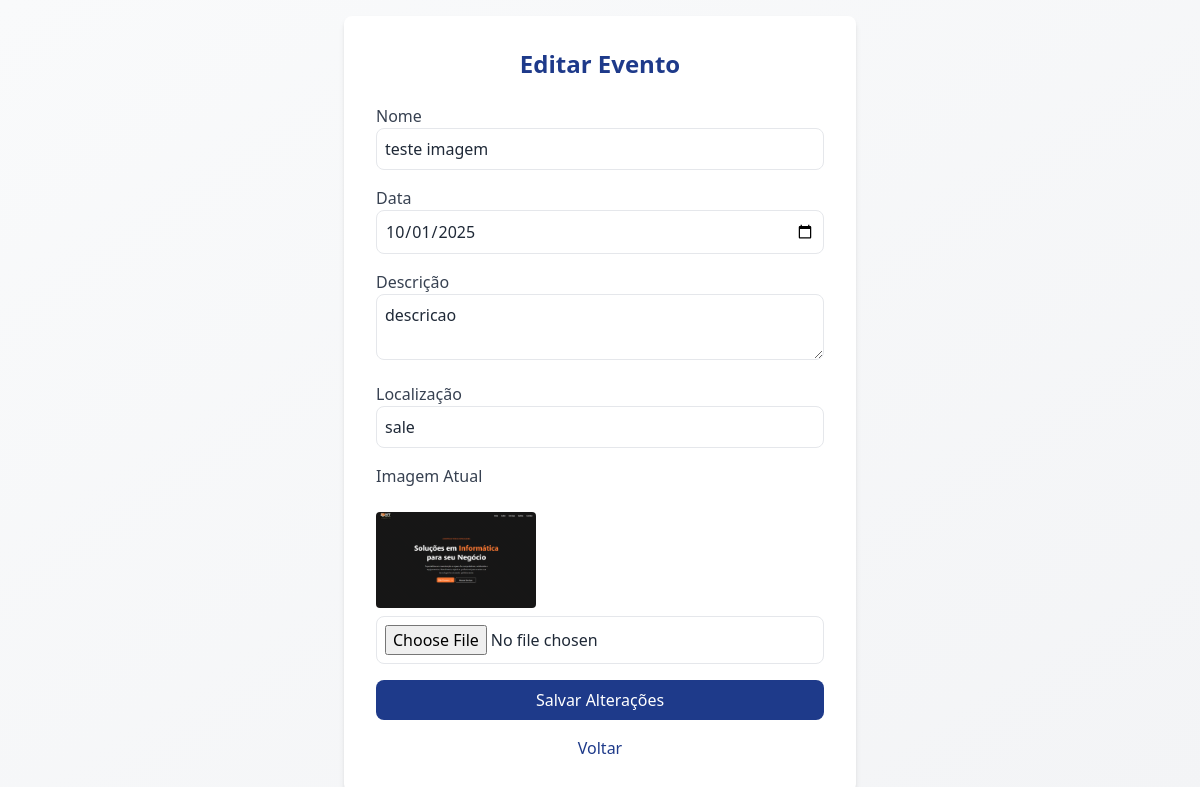
Page /edit_event.php?id=12 on the committed database.
### tables this page shows
CREATE TABLE IF NOT EXISTS `eventos` (
  `id` int NOT NULL AUTO_INCREMENT,
  `nome` varchar(255) NOT NULL,
  `data` date NOT NULL,
  `descricao` text,
  `localizacao` varchar(255) DEFAULT NULL,
  `imagem` varchar(255) DEFAULT NULL,
  PRIMARY KEY (`id`),
  UNIQUE KEY `nome` (`nome`)
);

### edit_event.php (the view, shortened to what this page needs)
<?php
include("config.php");
$id = intval($_GET['id']);
$sql = "SELECT * FROM eventos WHERE id = ?";
$stmt = $conn->prepare($sql);
$stmt->bind_param("i", $id);
$stmt->execute();
$result = $stmt->get_result();
$evento = $result->fetch_assoc();
?>
<!DOCTYPE html>
<html lang="pt-BR">
<head>
<script src="https://cdn.tailwindcss.com"></script>
</head>
<body class="min-h-screen bg-gradient-to-br from-gray-50 to-gray-100 text-gray-800">
<main class="min-h-screen flex flex-col justify-center items-center p-4">
    <div class="bg-white shadow-md rounded-lg p-8 w-full max-w-lg">
        <h2 class="text-2xl font-bold text-center text-blue-900 mb-6">Editar Evento</h2>
        <form method="post" enctype="multipart/form-data">
            <div class="mb-4">
                <label class="block text-gray-700">Nome</label>
                <input type="text" name="nome" value="<?php echo htmlspecialchars($evento['nome']); ?>" class="w-full p-2 border rounded-lg" required>
            </div>
            <div class="mb-4">
                <label class="block text-gray-700">Data</label>
                <input type="date" name="data" value="<?php echo htmlspecialchars($evento['data']); ?>" class="w-full p-2 border rounded-lg" required>
            </div>
            <div class="mb-4">
                <label class="block text-gray-700">Descrição</label>
                <textarea name="descricao" class="w-full p-2 border rounded-lg" required><?php echo htmlspecialchars($evento['descricao']); ?></textarea>
            </div>
            <div class="mb-4">
                <label class="block text-gray-700">Localização</label>
                <input type="text" name="localizacao" value="<?php echo htmlspecialchars($evento['localizacao']); ?>" class="w-full p-2 border rounded-lg" required>
            </div>
            <div class="mb-4">
                <label class="block text-gray-700">Imagem Atual</label><br>
                <img src="<?php echo htmlspecialchars($evento['imagem']); ?>" alt="Imagem do evento" class="w-40 h-24 object-cover rounded mb-2">
                <input type="file" name="imagem" accept="image/*" class="w-full p-2 border rounded-lg">
            </div>
            <button type="submit" class="w-full bg-blue-900 text-white p-2 rounded-lg hover:bg-blue-700">Salvar Alterações</button>
        </form>
        <p class="text-center mt-4">
            <a href="admin.php" class="text-blue-900 hover:underline">Voltar</a>
        </p>
    </div>
</main>
</body>
</html>

### rows in the picture
eventos: nome "teste imagem", data "10/01/2025", descricao "descricao", localizacao "sale", imagem (picture)
